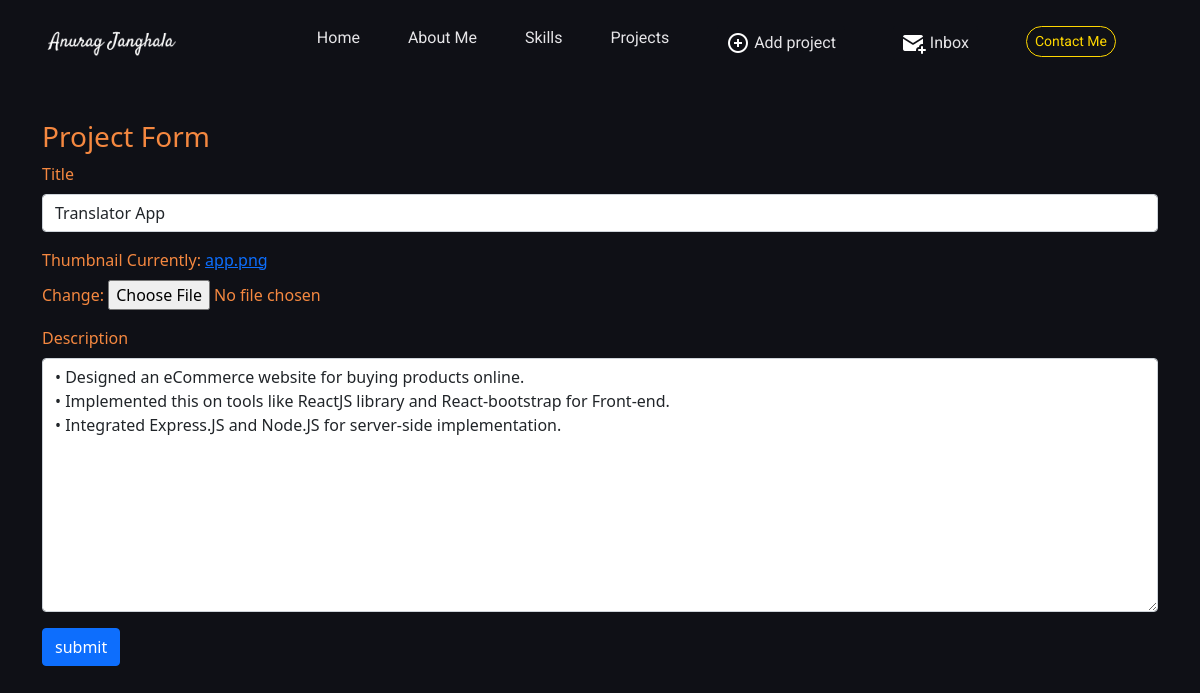
The app's page /edit-project/992f97de-89e2-498f-b243-b883ff39394d/ (signed in), older data.
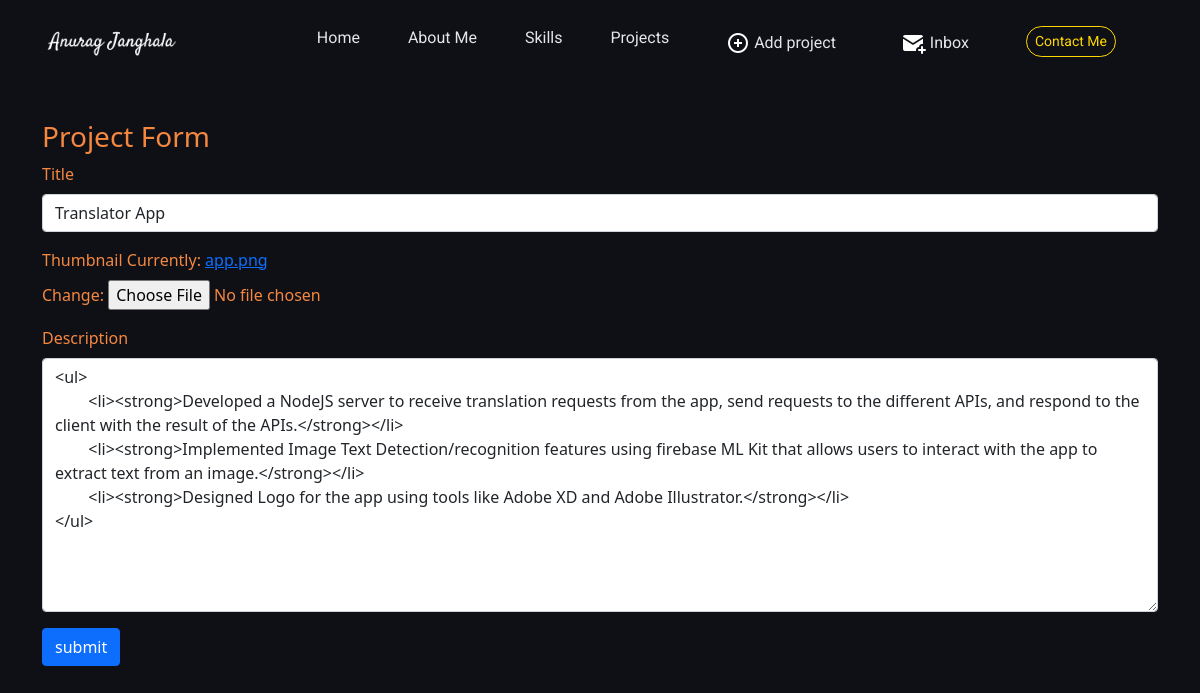
The same page, newer data.
### folio/models.py (models this page shows, shortened)
class Project(models.Model):
    title = models.CharField(max_length=200)
    thumbnail = models.ImageField(null=True)
    description = RichTextUploadingField()
    gh_links = models.URLField(max_length=200, null=True, blank=True)
    slug = models.SlugField(null=True, blank=True)
    created = models.DateTimeField(auto_now_add=True)
    id = models.UUIDField(default=uuid.uuid4, unique=True, primary_key=True, editable=False)

### folio/views.py (the view)
# urls.py: path('edit-project/<str:pk>/', views.editProject, name='edit-project'),
def editProject(request, pk):
    project = Project.objects.get(id=pk)
    form = ProjectForm(instance=project)
    if request.method == 'POST':
        form = ProjectForm(request.POST, request.FILES, instance=project)
        if form.is_valid():
            form.save()
            return redirect('landing-page')
    context= { 'form': form }
    return render(request, 'folio/project_form.html', context)

### folio/forms.py
class ProjectForm(ModelForm):
    class Meta:
        model = Project
        fields = ['title', 'thumbnail', 'description']
    def __init__(self, *args, **kwargs):
        super(ProjectForm, self).__init__(*args, **kwargs)
        self.fields['title'].widget.attrs.update(
            {'class': 'form-control'})
        self.fields['description'].widget.attrs.update(
            {'class': 'form-control'})

### folio/templates/folio/project_form.html (shortened to what this page needs)
{% extends 'base.html' %} {% load static %} {% block css_files %}
<link rel="stylesheet" href="{% static 'folio/style.css' %}" />
{% endblock %} {% block content %}
<div class="container" style="margin-top: 60px">
  <h3>Project Form</h3>
  <form method="POST" enctype="multipart/form-data">
    {% csrf_token %} {{form.media}} {% for field in form %}
    <div class="mb-3">
      <label for="exampleInputPassword1" class="form-label"
        >{{field.label}}</label
      >
      {{field}}
    </div>
    {% endfor %}
    <input class="btn btn-primary" type="submit" value="submit" />
  </form>
</div>
{% endblock %}

Row changes from the older to the newer data that the page shows:
changed Project "Translator App": description "• Designed an eCommerce website for buying products online. • Implemented this on tools like ReactJS library and React-bootstrap for Front-end. • Integrated Express.JS and Node.JS for server-side implementation." → "<ul> <li><strong>Developed a NodeJS server to receive translation requests from the app, send requests to the different APIs, and respond to the client with the result of the APIs.</strong></li> <li><strong>Implemented Image Text Detection/recognition features using firebase ML Kit that allows users to interact with the app to extract text from an image.</strong></li> <li><strong>Designed Logo for the app using tools like Adobe XD and Adobe Illustrator.</strong></li> </ul>"
